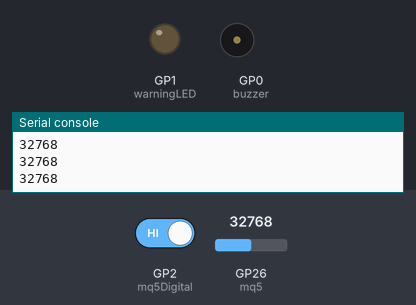
Simulated run of this program. Board: Raspberry Pi Pico running MicroPython. Parts: output pins drawn as LEDs (lit = HIGH), buzzer (waves = sounding, pin HIGH), the last lines printed to the serial console. The inputs (shaded band) are chosen by the test bench; at power-on: GP2 (mq5Digital) HIGH, GP26 (mq5) = 32768 (analog values on the 0–65535 scale).

Above: at 1.7 s.
1.8 s: GP2 (mq5Digital) driven LOW
At 2.8 s:
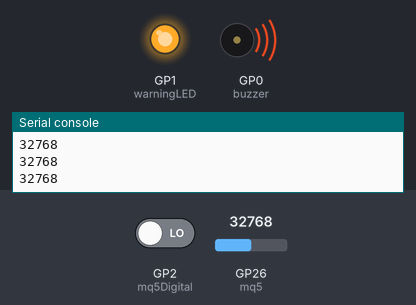
3.5 s: GP2 (mq5Digital) driven HIGH
At 4.0 s:
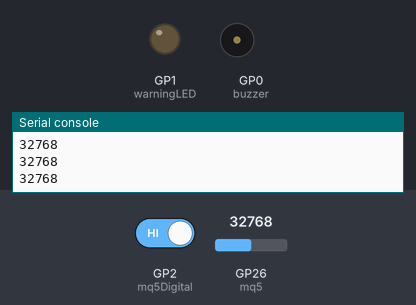
Timing chart, 0 to 6.5 s (numbered marks = the images above; inputs shaded):
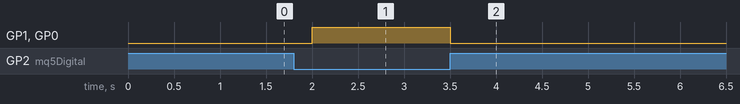

The program:

sensortest.py
```python
from machine import Pin, ADC, PWM
from time import sleep
sleep(0.5)

mq5 = ADC(Pin(26))
mq5Digital = Pin(2, Pin.IN)
warningLED = Pin(1, Pin.OUT)
buzzer = Pin(0, Pin.OUT)

while(True):
    warningLED(0)
    buzzer(0)
    if(mq5Digital.value()==0):
        warningLED(1)
        buzzer(1)

    readVal = mq5.read_u16()
    actualVal = int(((readVal - 20500) / (45000-20500)) * 65535)
    print(readVal)

    sleep(0.5)
```

Measured:
- after the input at 1.8 s, GP1 (warningLED), GP0 (buzzer): LOW → HIGH after 0.20 s
- after the input at 3.5 s, GP1 (warningLED), GP0 (buzzer): HIGH → LOW at once
